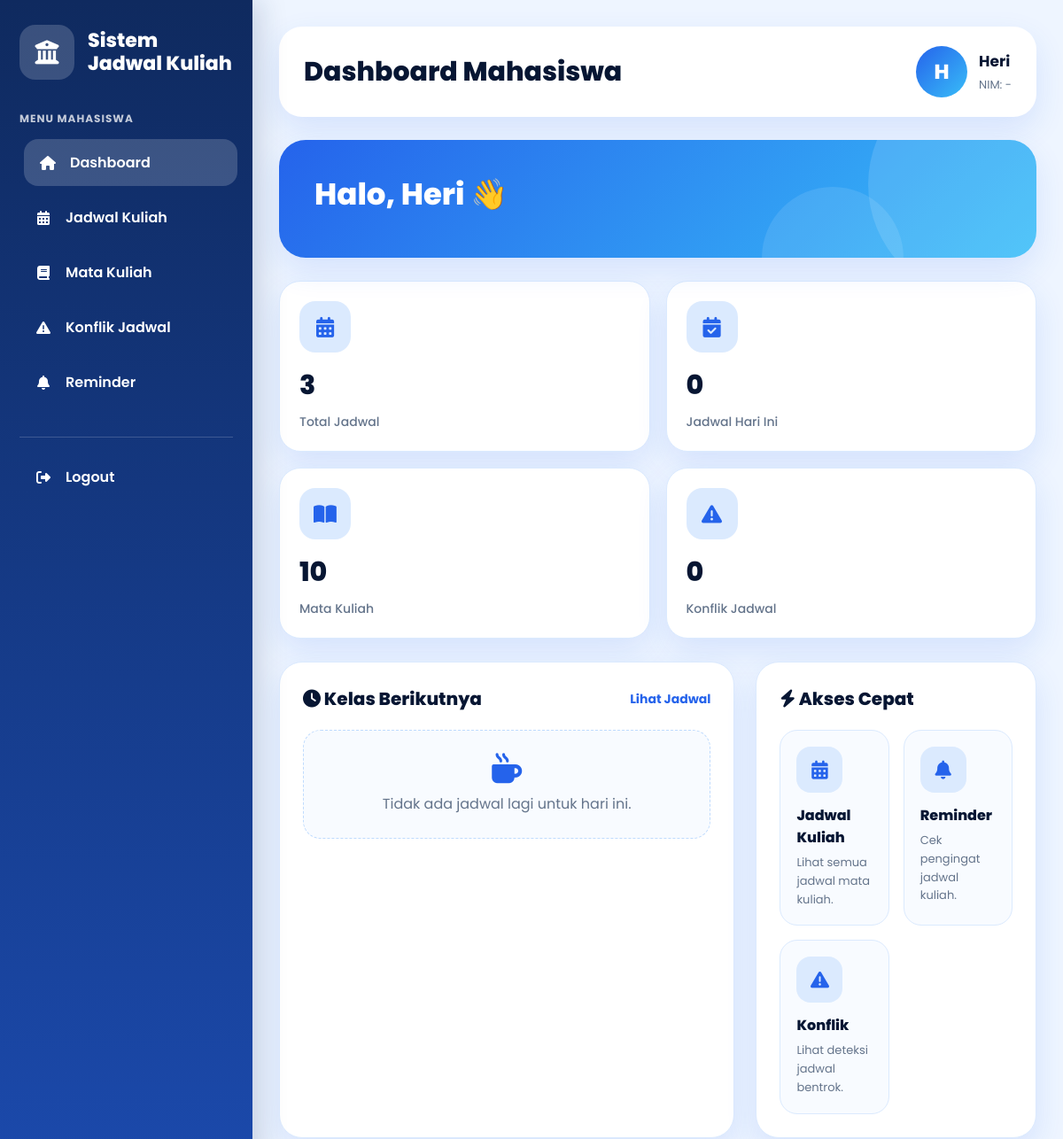
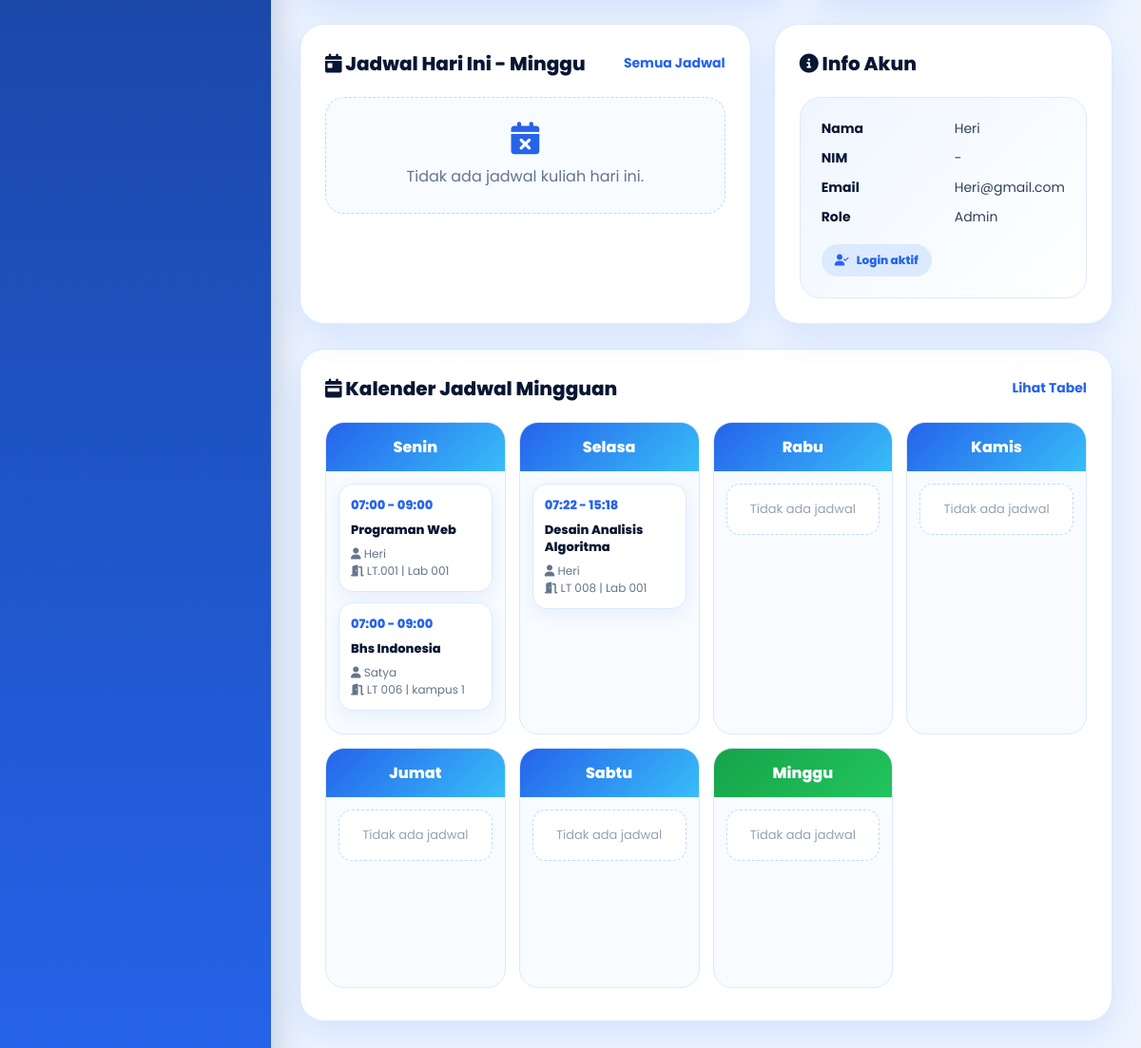
The page /dashboard-user.php (signed in) on the database as committed earlier (2 pictures, top to bottom).
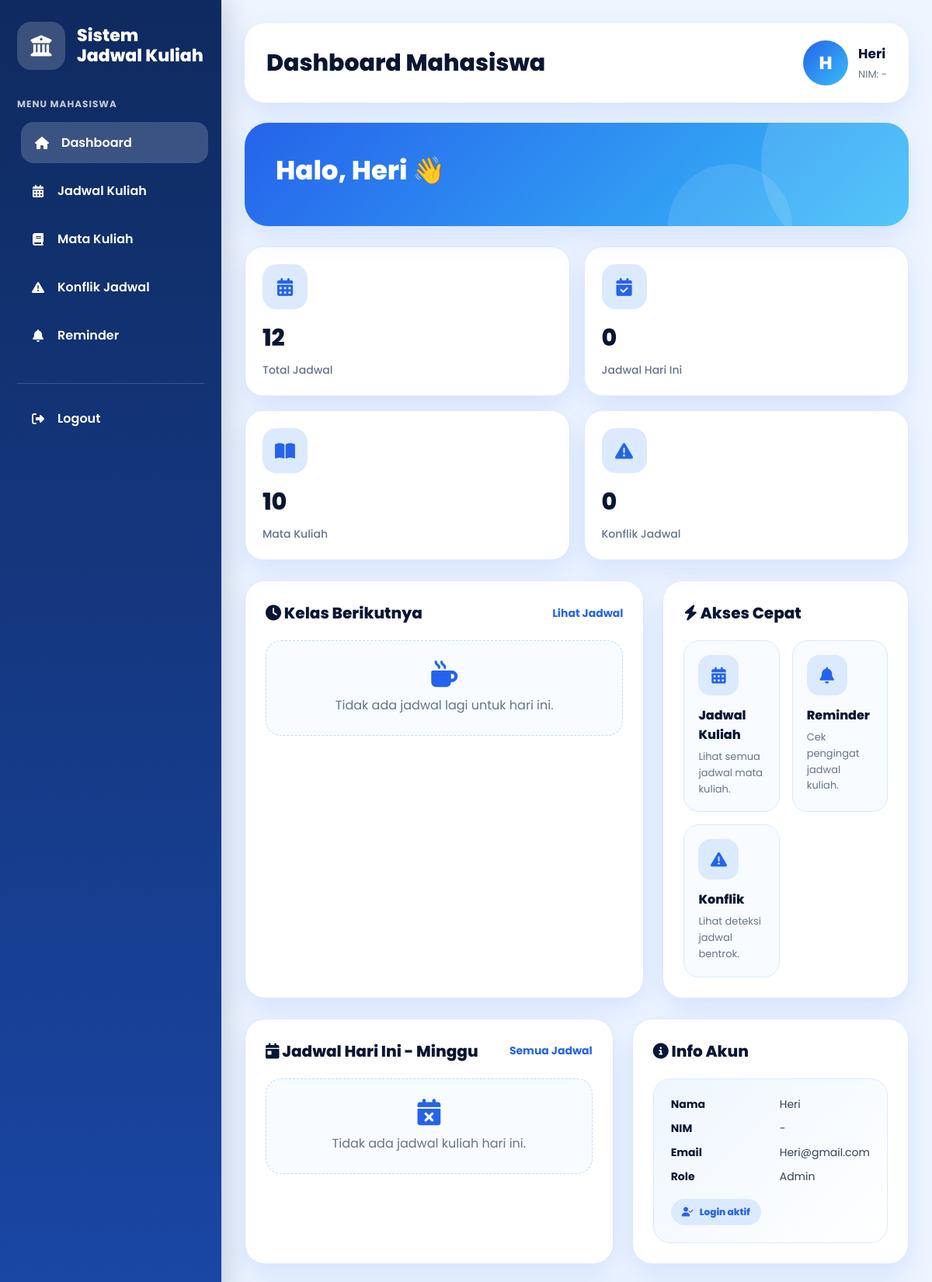
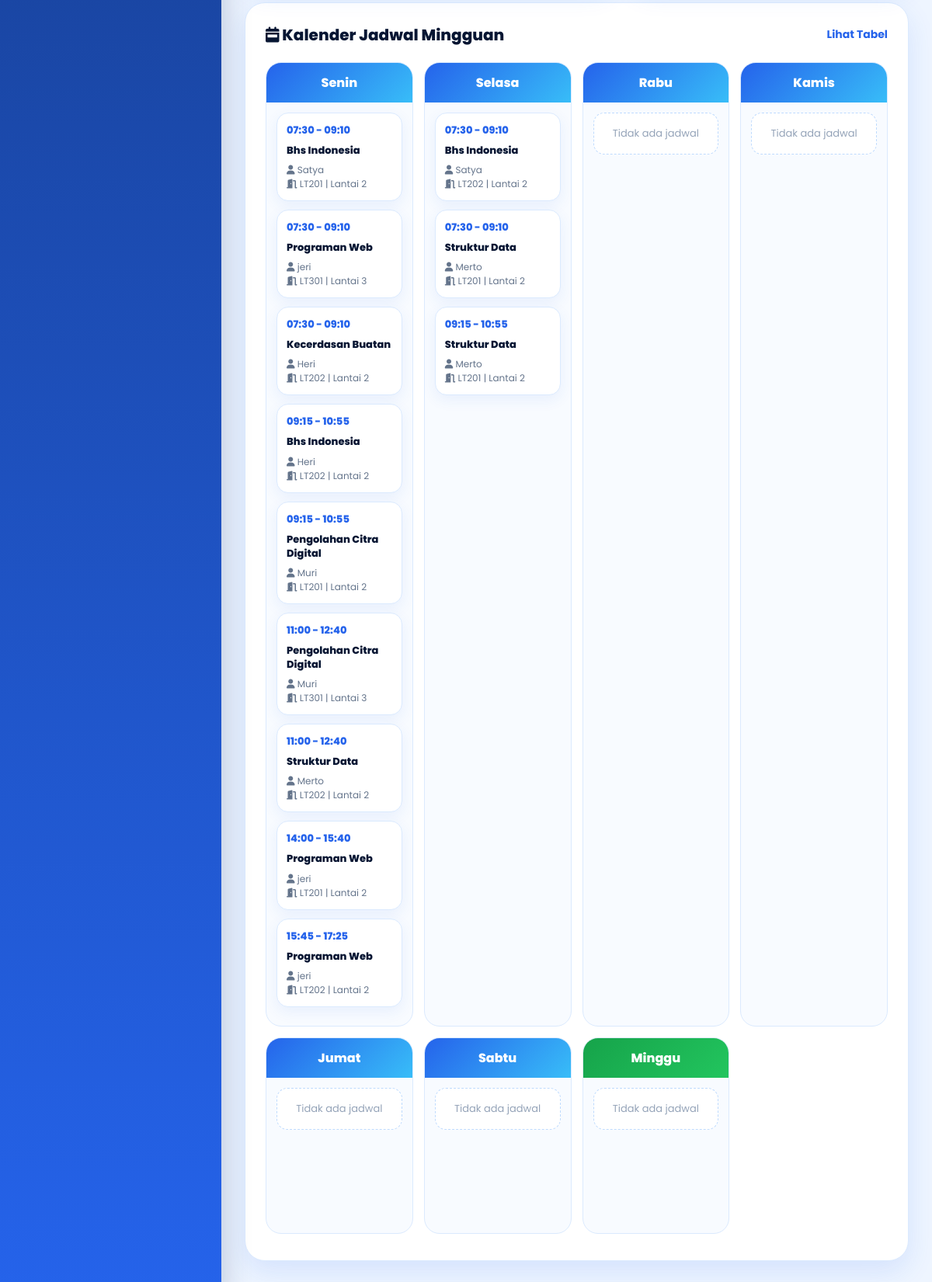
The same page on the database as committed later (2 pictures, top to bottom).
### tables this page shows
CREATE TABLE `jadwal_kuliah` (
  `id_jadwal` int(11) NOT NULL,
  `id_matkul` int(11) NOT NULL,
  `id_dosen` int(11) NOT NULL,
  `id_ruang` int(11) NOT NULL,
  `kelas` varchar(20) NOT NULL DEFAULT '-',
  `gedung` varchar(100) NOT NULL,
  `hari` varchar(20) NOT NULL,
  `waktu_mulai` time NOT NULL,
  `waktu_selesai` time NOT NULL
);

CREATE TABLE `mata_kuliah` (
  `id_matkul` int(11) NOT NULL,
  `nama_matkul` varchar(100) NOT NULL,
  `sks` int(11) NOT NULL
);

CREATE TABLE `dosen` (
  `id_dosen` int(11) NOT NULL,
  `nama_dosen` varchar(100) NOT NULL,
  `email_dosen` varchar(100) NOT NULL,
  `password` varchar(255) NOT NULL
);

CREATE TABLE `ruangan` (
  `id_ruang` int(11) NOT NULL,
  `nama_ruang` varchar(50) NOT NULL,
  `gedung` varchar(100) NOT NULL
);

### dashboard-user.php (the view, shortened to what the changed rows need)
<?php
include "connect.php";
$namaUser  = $_SESSION['nama'] ?? 'Mahasiswa';
function e($text) {
    return htmlspecialchars((string)($text ?? ''), ENT_QUOTES, 'UTF-8');
}
function formatJam($jam) {
    return substr($jam, 0, 5);
}
function hariIndonesia($englishDay) {
    $hari = [
        'Monday'    => 'Senin',
        'Tuesday'   => 'Selasa',
        'Wednesday' => 'Rabu',
        'Thursday'  => 'Kamis',
        'Friday'    => 'Jumat',
        'Saturday'  => 'Sabtu',
        'Sunday'    => 'Minggu'
    ];
    return $hari[$englishDay] ?? $englishDay;
}
function countTable($conn, $table) {
    $safe = str_replace('`', '``', $table);
    $q = mysqli_query($conn, "SELECT COUNT(*) AS total FROM `$safe`");
    $d = mysqli_fetch_assoc($q);
    return (int)($d['total'] ?? 0);
}
$totalJadwal  = countTable($conn, 'jadwal_kuliah');
$hariIni = hariIndonesia(date('l'));
$hariList = ['Senin','Selasa','Rabu','Kamis','Jumat','Sabtu','Minggu'];
$kalender = [];
foreach ($hariList as $h) {
    $kalender[$h] = [];
}
$queryKalender = mysqli_query($conn, "
    SELECT
        jk.*,
        mk.nama_matkul,
        d.nama_dosen,
        r.nama_ruang
    FROM jadwal_kuliah jk
    LEFT JOIN mata_kuliah mk ON jk.id_matkul = mk.id_matkul
    LEFT JOIN dosen d ON jk.id_dosen = d.id_dosen
    LEFT JOIN ruangan r ON jk.id_ruang = r.id_ruang
    ORDER BY
    FIELD(jk.hari, 'Senin','Selasa','Rabu','Kamis','Jumat','Sabtu','Minggu'),
    jk.waktu_mulai ASC
");
if ($queryKalender) {
    while ($row = mysqli_fetch_assoc($queryKalender)) {
        if (isset($kalender[$row['hari']])) {
            $kalender[$row['hari']][] = $row;
        }
    }
}
?>
<!DOCTYPE html>
<html lang="id">
<head>
<link rel="stylesheet" href="https://cdnjs.cloudflare.com/ajax/libs/font-awesome/6.5.1/css/all.min.css">
</head>
<body>
<div class="app">
    <aside class="sidebar">
        <div class="brand">
            <div class="brand-text">
                <h2>Sistem<br>Jadwal Kuliah</h2>
            </div>
        </div>
    </aside>
    <main class="main">
        <section class="topbar">
            <div class="page-title">
                <h1>Dashboard Mahasiswa</h1>
            </div>
        </section>
        <section class="hero">
            <div class="hero-content">
                <h2>Halo, <?php echo e($namaUser); ?> 👋</h2>
            </div>
        </section>
        <section class="stats">
<a href="jadwal-matakuliah.php" class="stat-card stat-link">
    <div class="stat-icon">
        <i class="fa-solid fa-calendar-days"></i>
    </div>
    <div class="stat-number">
        <?php echo $totalJadwal; ?>
    </div>
    <div class="stat-label">
        Total Jadwal
    </div>
</a>
</section>
        <section class="card calendar-card">
            <div class="calendar-wrapper">
                <?php foreach ($hariList as $hari) { ?>
                    <div class="day">
                        <div class="day-head <?php echo ($hari == $hariIni) ? 'today' : ''; ?>">
                            <?php echo e($hari); ?>
                        </div>
                        <div class="day-body">
                            <?php if (!empty($kalender[$hari])) { ?>
                                <?php foreach ($kalender[$hari] as $j) { ?>
                                    <div class="mini-jadwal">
                                        <div class="mini-time">
                                            <?php echo e(formatJam($j['waktu_mulai'])); ?> - <?php echo e(formatJam($j['waktu_selesai'])); ?>
                                        </div>
                                        <div class="mini-title">
                                            <?php echo e($j['nama_matkul'] ?: 'Mata Kuliah'); ?>
                                        </div>
                                        <div class="mini-info">
                                            <i class="fa-solid fa-user"></i>
                                            <?php echo e($j['nama_dosen'] ?: '-'); ?>
                                        </div>
                                        <div class="mini-info">
                                            <i class="fa-solid fa-door-open"></i>
                                            <?php echo e($j['nama_ruang'] ?: '-'); ?> | <?php echo e($j['gedung'] ?: '-'); ?>
                                        </div>
                                    </div>
                                <?php } ?>
                            <?php } else { ?>
                                <div class="mini-empty">Tidak ada jadwal</div>
                            <?php } ?>
                        </div>
                    </div>
                <?php } ?>
            </div>
        </section>
    </main>
</div>
</body>
</html>

Rows that differ between the two databases and show on the page:
removed jadwal_kuliah: waktu_mulai "07:00", waktu_selesai "09:00", id_matkul.nama_matkul "Programan Web", id_dosen.nama_dosen "Heri", id_ruang.nama_ruang "LT.001", gedung "Lab 001", shown under "Senin"
removed jadwal_kuliah: waktu_mulai "07:00", waktu_selesai "09:00", id_matkul.nama_matkul "Bhs Indonesia", id_dosen.nama_dosen "Satya", id_ruang.nama_ruang "LT 006", gedung "kampus 1", shown under "Senin"
removed jadwal_kuliah: waktu_mulai "07:22", waktu_selesai "15:18", id_matkul.nama_matkul "Desain Analisis Algoritma", id_dosen.nama_dosen "Heri", id_ruang.nama_ruang "LT 008", gedung "Lab 001", shown under "Selasa"
added jadwal_kuliah: waktu_mulai "07:30", waktu_selesai "09:10", id_matkul.nama_matkul "Bhs Indonesia", id_dosen.nama_dosen "Satya", id_ruang.nama_ruang "LT201", gedung "Lantai 2", shown under "Senin"
added jadwal_kuliah: waktu_mulai "07:30", waktu_selesai "09:10", id_matkul.nama_matkul "Programan Web", id_dosen.nama_dosen "jeri", id_ruang.nama_ruang "LT301", gedung "Lantai 3", shown under "Senin"
added jadwal_kuliah: waktu_mulai "07:30", waktu_selesai "09:10", id_matkul.nama_matkul "Kecerdasan Buatan", id_dosen.nama_dosen "Heri", id_ruang.nama_ruang "LT202", gedung "Lantai 2", shown under "Senin"
added jadwal_kuliah: waktu_mulai "09:15", waktu_selesai "10:55", id_matkul.nama_matkul "Bhs Indonesia", id_dosen.nama_dosen "Heri", id_ruang.nama_ruang "LT202", gedung "Lantai 2", shown under "Senin"
added jadwal_kuliah: waktu_mulai "09:15", waktu_selesai "10:55", id_matkul.nama_matkul "Pengolahan Citra Digital", id_dosen.nama_dosen "Muri", id_ruang.nama_ruang "LT201", gedung "Lantai 2", shown under "Senin"
added jadwal_kuliah: waktu_mulai "11:00", waktu_selesai "12:40", id_matkul.nama_matkul "Pengolahan Citra Digital", id_dosen.nama_dosen "Muri", id_ruang.nama_ruang "LT301", gedung "Lantai 3", shown under "Senin"
added jadwal_kuliah: waktu_mulai "11:00", waktu_selesai "12:40", id_matkul.nama_matkul "Struktur Data", id_dosen.nama_dosen "Merto", id_ruang.nama_ruang "LT202", gedung "Lantai 2", shown under "Senin"
added jadwal_kuliah: waktu_mulai "14:00", waktu_selesai "15:40", id_matkul.nama_matkul "Programan Web", id_dosen.nama_dosen "jeri", id_ruang.nama_ruang "LT201", gedung "Lantai 2", shown under "Senin"
added jadwal_kuliah: waktu_mulai "15:45", waktu_selesai "17:25", id_matkul.nama_matkul "Programan Web", id_dosen.nama_dosen "jeri", id_ruang.nama_ruang "LT202", gedung "Lantai 2", shown under "Senin"
added jadwal_kuliah: waktu_mulai "07:30", waktu_selesai "09:10", id_matkul.nama_matkul "Bhs Indonesia", id_dosen.nama_dosen "Satya", id_ruang.nama_ruang "LT202", gedung "Lantai 2", shown under "Selasa"
added jadwal_kuliah: waktu_mulai "07:30", waktu_selesai "09:10", id_matkul.nama_matkul "Struktur Data", id_dosen.nama_dosen "Merto", id_ruang.nama_ruang "LT201", gedung "Lantai 2", shown under "Selasa"
added jadwal_kuliah: waktu_mulai "09:15", waktu_selesai "10:55", id_matkul.nama_matkul "Struktur Data", id_dosen.nama_dosen "Merto", id_ruang.nama_ruang "LT201", gedung "Lantai 2", shown under "Selasa"
Other text that changed with them:
$totalJadwal: "3" → "12"
